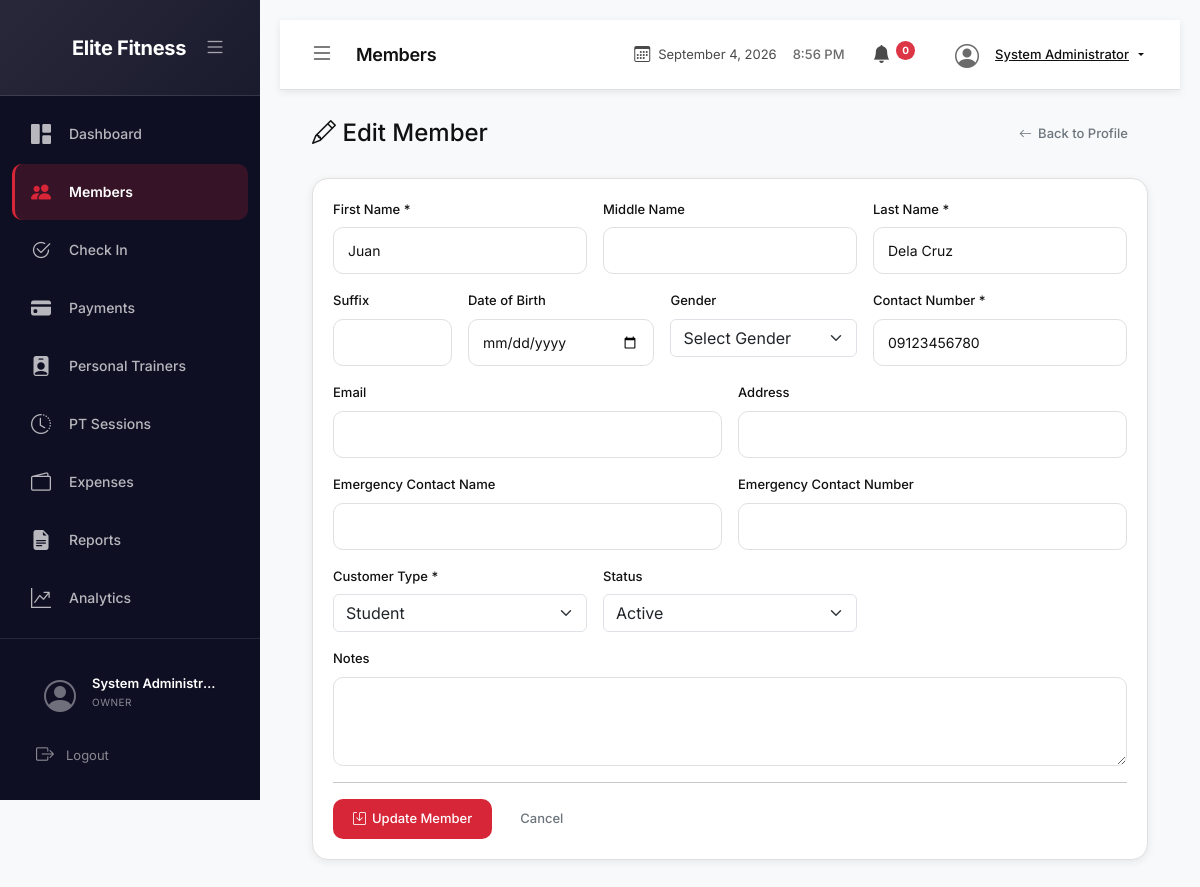
The page /members/edit.php?id=1 (signed in) on the database its author committed.
### tables this page shows
CREATE TABLE members (
    member_id INT PRIMARY KEY AUTO_INCREMENT,
    member_number VARCHAR(20) UNIQUE NOT NULL,
    first_name VARCHAR(50) NOT NULL,
    middle_name VARCHAR(50),
    last_name VARCHAR(50) NOT NULL,
    suffix VARCHAR(10),
    date_of_birth DATE,
    gender ENUM('male', 'female', 'other'),
    contact_number VARCHAR(20) NOT NULL,
    email VARCHAR(100),
    address TEXT,
    emergency_contact_name VARCHAR(100),
    emergency_contact_number VARCHAR(20),
    profile_image VARCHAR(255),
    qr_code VARCHAR(255),
    customer_type ENUM('student', 'regular') NOT NULL,
    status ENUM('active', 'suspended', 'cancelled') DEFAULT 'active',
    notes TEXT,
    created_by INT,
    created_at TIMESTAMP DEFAULT CURRENT_TIMESTAMP,
    updated_at TIMESTAMP DEFAULT CURRENT_TIMESTAMP ON UPDATE CURRENT_TIMESTAMP,
    FOREIGN KEY (created_by) REFERENCES users(user_id) ON DELETE SET NULL,
    INDEX idx_member_number (member_number),
    INDEX idx_status (status),
    INDEX idx_customer_type (customer_type),
    INDEX idx_name (last_name, first_name)
);

### members/edit.php (the view, shortened to what this page needs)
<?php
require_once '../config/config.php';
$member_id = isset($_GET['id']) ? (int)$_GET['id'] : 0;
try {
    $stmt = $pdo->prepare("SELECT * FROM members WHERE member_id = ?");
    $stmt->execute([$member_id]);
    $member = $stmt->fetch();
} catch (PDOException $e) {
    error_log('Get member error: ' . $e->getMessage());
    displayError('An error occurred while retrieving member information.');
    redirect('index.php');
}
include '../includes/header.php';
?>
<body>
    <div class="app-container">
        <?php include '../includes/sidebar.php'; ?>
        <div class="main-content">
            <?php include '../includes/navbar.php'; ?>
            <div class="content-wrapper">
                <div class="d-flex align-items-center justify-content-between mb-4">
                    <h4 class="mb-0"><i class="bi bi-pencil"></i> Edit Member</h4>
                    <a href="view.php?id=<?php echo $member_id; ?>" class="btn btn-outline-secondary">
                        <i class="bi bi-arrow-left"></i> Back to Profile
                    </a>
                </div>
                <div class="card modern-card">
                    <div class="card-body">
                        <form method="POST" action="">
                            <div class="row g-3">
                                <div class="col-md-4">
                                    <label class="form-label required-field">First Name *</label>
                                    <input type="text" class="form-control" name="first_name"
                                           value="<?php echo htmlspecialchars($member['first_name']); ?>" required>
                                </div>
                                <div class="col-md-4">
                                    <label class="form-label">Middle Name</label>
                                    <input type="text" class="form-control" name="middle_name"
                                           value="<?php echo htmlspecialchars($member['middle_name'] ?? ''); ?>">
                                </div>
                                <div class="col-md-4">
                                    <label class="form-label required-field">Last Name *</label>
                                    <input type="text" class="form-control" name="last_name"
                                           value="<?php echo htmlspecialchars($member['last_name']); ?>" required>
                                </div>
                                <div class="col-md-2">
                                    <label class="form-label">Suffix</label>
                                    <input type="text" class="form-control" name="suffix"
                                           value="<?php echo htmlspecialchars($member['suffix'] ?? ''); ?>">
                                </div>
                                <div class="col-md-3">
                                    <label class="form-label">Date of Birth</label>
                                    <input type="date" class="form-control" name="date_of_birth"
                                           value="<?php echo htmlspecialchars($member['date_of_birth'] ?? ''); ?>">
                                </div>
                                <div class="col-md-3">
                                    <label class="form-label">Gender</label>
                                    <select class="form-select" name="gender">
                                        <option value="">Select Gender</option>
                                    </select>
                                </div>
                                <div class="col-md-4">
                                    <label class="form-label required-field">Contact Number *</label>
                                    <input type="text" class="form-control" name="contact_number"
                                           value="<?php echo htmlspecialchars($member['contact_number']); ?>" required>
                                </div>
                                <div class="col-md-6">
                                    <label class="form-label">Email</label>
                                    <input type="email" class="form-control" name="email"
                                           value="<?php echo htmlspecialchars($member['email'] ?? ''); ?>">
                                </div>
                                <div class="col-md-6">
                                    <label class="form-label">Address</label>
                                    <input type="text" class="form-control" name="address"
                                           value="<?php echo htmlspecialchars($member['address'] ?? ''); ?>">
                                </div>
                                <div class="col-md-6">
                                    <label class="form-label">Emergency Contact Name</label>
                                    <input type="text" class="form-control" name="emergency_contact_name"
                                           value="<?php echo htmlspecialchars($member['emergency_contact_name'] ?? ''); ?>">
                                </div>
                                <div class="col-md-6">
                                    <label class="form-label">Emergency Contact Number</label>
                                    <input type="text" class="form-control" name="emergency_contact_number"
                                           value="<?php echo htmlspecialchars($member['emergency_contact_number'] ?? ''); ?>">
                                </div>
                                <div class="col-md-4">
                                    <label class="form-label required-field">Customer Type *</label>
                                    <select class="form-select" name="customer_type" required>
                                        <option value="<?php echo CUSTOMER_STUDENT; ?>" <?php echo $member['customer_type'] === CUSTOMER_STUDENT ? 'selected' : ''; ?>>Student</option>
                                    </select>
                                </div>
                                <div class="col-md-4">
                                    <label class="form-label">Status</label>
                                    <select class="form-select" name="status">
                                        <option value="active" <?php echo $member['status'] === 'active' ? 'selected' : ''; ?>>Active</option>
                                    </select>
                                </div>
                                <div class="col-12">
                                    <label class="form-label">Notes</label>
                                    <textarea class="form-control" name="notes" rows="3"><?php echo htmlspecialchars($member['notes'] ?? ''); ?></textarea>
                                </div>
                            </div>
                            <hr>
                            <div class="d-flex gap-2">
                                <button type="submit" class="btn btn-primary">
                                    <i class="bi bi-save"></i> Update Member
                                </button>
                                <a href="view.php?id=<?php echo $member_id; ?>" class="btn btn-outline-secondary">Cancel</a>
                            </div>
                        </form>
                    </div>
                </div>
            </div>
            <?php include '../includes/footer.php'; ?>
</body>
</html>

### assets/css/style.css (style rules this page uses)
:root { --primary-dark: #0f0f23; --secondary-dark: #1a1a3b; --card-bg: #ffffff; --light-bg: #f8f9fa; --accent-color: #d72638; --accent-hover: #c01f30; --accent-gradient: linear-gradient(135deg, #d72638, #c01f30); --text-primary: #111111; --text-secondary: #4a4a4a; --text-light: #6b6b6b; --border-color: #e0e0e0; --border-light: #f0f0f0; --success-color: #28a745; --warning-color: #ffc107; --danger-color: #dc3545; --info-color: #17a2b8; --sidebar-width: 260px; --sidebar-collapsed: 70px; --navbar-height: 70px; --shadow-sm: 0 2px 8px rgba(0,0,0,0.08); --shadow-md: 0 4px 20px rgba(0,0,0,0.12); --shadow-lg: 0 12px 40px rgba(0,0,0,0.16); --shadow-inset: 0 2px 4px rgba(0,0,0,0.04); --radius-sm: 10px; --radius-md: 16px; --radius-lg: 20px; --radius-card: 12px; --transition: all 0.4s cubic-bezier(0.4, 0, 0.2, 1); --transition-fast: all 0.2s ease; }
* { margin: 0; padding: 0; box-sizing: border-box; }
body { font-family: 'Inter', 'Segoe UI', Roboto, sans-serif; background: var(--light-bg); color: var(--text-primary); overflow-x: hidden; line-height: 1.6; }
a { text-decoration: none; color: var(--accent-color); transition: var(--transition-fast); }
.app-container { display: flex; min-height: 100vh; overflow: hidden; }
.main-content { flex: 1; min-height: 100vh; padding: 20px; width: 100%; transition: var(--transition); position: relative; z-index: 100; margin-left: var(--sidebar-width); }
.content-wrapper { padding: 24px 32px; flex: 1; min-height: 0; }
.modern-card { border: 1px solid var(--border-color); border-radius: var(--radius-md); box-shadow: var(--shadow-sm); overflow: hidden; margin-bottom: 20px; background: #ffffff; transition: var(--transition); }
.modern-card .card-body { padding: 20px; }
.form-control { border-radius: var(--radius-sm); border: 1px solid var(--border-color); padding: 12px 14px; font-size: 14px; color: var(--text-primary); background: #ffffff; transition: var(--transition); width: 100%; }
.form-control::placeholder { color: var(--text-light); opacity: 0.8; }
.form-label { font-weight: 500; font-size: 13px; color: var(--text-primary); margin-bottom: 8px; display: block; }
.btn { display: inline-flex; align-items: center; justify-content: center; gap: 6px; padding: 10px 20px; border-radius: var(--radius-sm); font-size: 13px; font-weight: 500; cursor: pointer; border: none; transition: var(--transition-fast); }
.btn i { font-size: inherit; }
.btn-primary { background: var(--accent-color); color: #ffffff; }

### rows shown on the page
members: first_name "Juan", last_name "Dela Cruz", contact_number "09123456780", customer_type "Student", status "Active"

### other values the page prints
$_SESSION['full_name'] "System Administr…"
$_SESSION['role'] "OWNER"
$page_title "Members"
$_SESSION['full_name'] "System Administrator"
